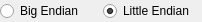
<?xml version="1.0" encoding="UTF-8"?>
<ui version="4.0">
 <class>EndiannessBox</class>
 <widget class="QWidget" name="EndiannessBox">
  <property name="geometry">
   <rect>
    <x>0</x>
    <y>0</y>
    <width>202</width>
    <height>22</height>
   </rect>
  </property>
  <property name="windowTitle">
   <string>EndiannessBox</string>
  </property>
  <layout class="QHBoxLayout" name="horizontalLayout">
   <property name="spacing">
    <number>3</number>
   </property>
   <property name="leftMargin">
    <number>0</number>
   </property>
   <property name="topMargin">
    <number>0</number>
   </property>
   <property name="rightMargin">
    <number>0</number>
   </property>
   <property name="bottomMargin">
    <number>0</number>
   </property>
   <item>
    <widget class="QRadioButton" name="rbBigE">
     <property name="toolTip">
      <string>most significant byte first</string>
     </property>
     <property name="text">
      <string>Big Endian</string>
     </property>
    </widget>
   </item>
   <item>
    <widget class="QRadioButton" name="rbLittleE">
     <property name="toolTip">
      <string>least significant byte first</string>
     </property>
     <property name="text">
      <string>Little Endian</string>
     </property>
     <property name="checked">
      <bool>true</bool>
     </property>
    </widget>
   </item>
  </layout>
 </widget>
 <resources/>
 <connections/>
</ui>
